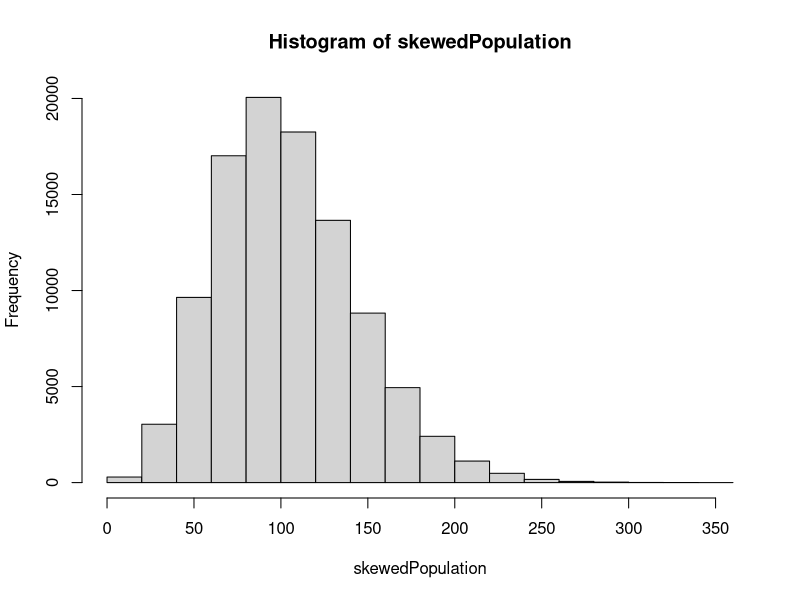

This chart was generated by the following R code:
## ---- chunk 1
knitr::opts_chunk$set(echo = TRUE, warning = FALSE, message = FALSE, comment = "")
## ---- chunk 2
population = rnorm(100000, mean = 10, sd = 2)

mean(population)

median(population)

replicate(10, mean(sample(population, 100, replace = FALSE)))

replicate(10, mean(sample(population, 1000, replace = FALSE)))

replicate(10, mean(sample(population, 10000, replace = FALSE)))

replicate(10, mean(sample(population, 50000, replace = FALSE)))

## ---- chunk 3
mean(population)

mean(replicate(10, mean(sample(population, 50000, replace = FALSE))))
## ---- chunk 4
skewedPopulation = population^2

hist(skewedPopulation)

mean(skewedPopulation)

median(skewedPopulation)
## ---- chunk 5
populationMean = mean(population)

sum((population - populationMean)^2) / length(population)
## ---- chunk 6
var(population)
## ---- chunk 7
sum((population - populationMean)^2) / (length(population) - 1)
## ---- chunk 8
sqrt(sum((population - populationMean)^2) / (length(population) - 1))

sd(population)
## ---- chunk 9
populationMean = mean(population)

largeSample = sample(population, 10000, replace = FALSE)

sampleMean = mean(largeSample)

sampleSD = sd(largeSample)

sampleN = length(largeSample)

error = qnorm(.975) * sampleSD / sqrt(sampleN)

lowerBound = sampleMean - error

upperBound = sampleMean + error

lowerBound

upperBound
## ---- chunk 10
rawScoresMSBA = rnorm(100, mean = 100, sd = 10)

rawScoresMSA = rnorm(100, mean = 100, sd = 25)

group = rep(c("MSBA", "MSA"), each = 100)

completeData = data.frame(scores = c(rawScoresMSBA, rawScoresMSA), 
                          group = group)

library(dplyr)

completeData %>% 
  group_by(group) %>% 
  summarize(mean(scores), sd(scores))
## ---- chunk 11
completeData %>% 
  group_by(group) %>% 
  sample_frac(.75, replace = FALSE) %>% 
  summarize(mean = mean(scores), sd = sd(scores), n = n()) %>% 
  mutate(error = qnorm(.975) * sd / n, 
         lower = mean - error, 
         upper = mean + error) %>% 
  as.data.frame()
